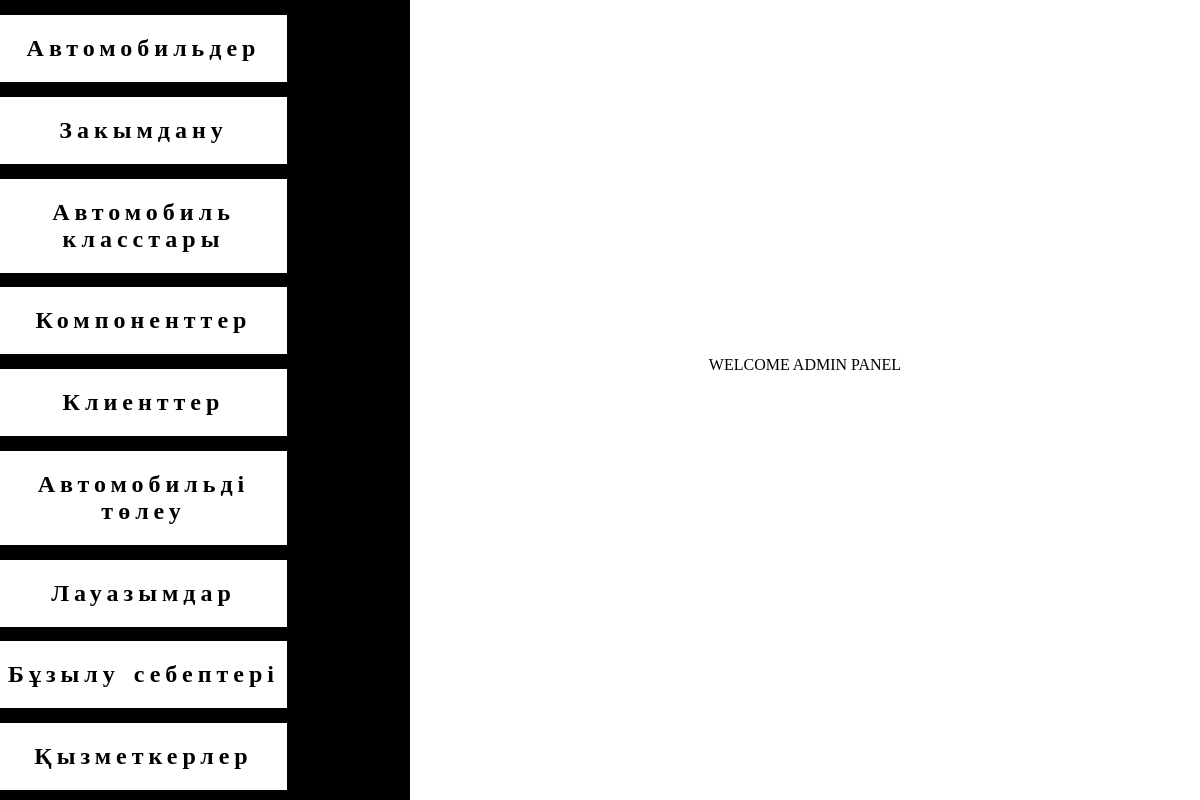
Screenshot of /pages/admin/index.php with the database file from the repository.
### tables this page shows
CREATE TABLE `tablename` (
  `id` int(11) NOT NULL,
  `nameTable` varchar(255) DEFAULT NULL,
  `nameTableKZ` varchar(255) DEFAULT NULL,
  `nameTableRU` varchar(255) DEFAULT NULL
);

### pages/admin/index.php (the view, shortened to what this page needs)
<?php
include("../../inc/connect.php");
$tableNames = mysqli_query($connect, "SELECT * FROM `tablename`");
?>
<!DOCTYPE html>
<html lang="en">
<head>
    <link rel="stylesheet" href="css/style.css">
</head>
<body>
    <div class="admin__panel flex">
        <div class="admin__left__menu flex">
            <?php
            foreach ($tableNames as $tableName) {
            ?>
                <div class="left__menu__block"><a href="" class="left__menu__link" id="<? echo $tableName["nameTable"] ?>"><? echo $tableName["nameTableKZ"] ?></a></div>
            <?php
            }
            ?>
        </div>
        <div class="admin__panel__table">
            <div class="admin__panel__body">
                <div class="panel__body__table welcome">
                    <div class="welcome__content">
                        WELCOME ADMIN PANEL
                    </div>
                </div>
            </div>
        </div>
    </div>
</body>
</html>

### pages/admin/css/style.css (style rules this page uses)
.admin__panel { height: 100vh; }

### css/comon.css (style rules this page uses)
.flex { display: flex; }
* { margin: 0; padding: 0; box-sizing: border-box; color: white; text-decoration: none; }
a { text-decoration: none; display: inline-block; }

### pages/admin/css/left-menu.css (style rules this page uses)
.admin__left__menu { width: 410px; background-color: black; text-align: center; letter-spacing: 5px; flex-direction: column; justify-content: space-between; font-size: 24px; font-weight: 700; overflow-y: auto; position: relative; overflow-x: hidden; word-break: break-word; word-spacing: 2px; flex: 0 0 auto; padding: 10px 0px 10px 0px; }
.admin__panel__table { flex: 1 1 auto; color: black; overflow-y: auto; padding: 20px; height: 100%; }
.left__menu__block { width: 100%; text-align: left; margin-top: 5px; }
.admin__panel__body { height: calc(100% - 70px); width: 100%; }
.panel__body__table { color: black; display: none; }
.left__menu__link { padding: 20px 0; width: 70%; background-color: white; color: black; text-align: center; position: relative; word-break: break-word; word-spacing: 3px; transition: 0.5s all; }

### pages/admin/css/table.css (style rules this page uses)
.panel__body__table { overflow-y: auto; border: 3px solid black; }
.welcome { justify-content: center; align-items: center; color: #000; border: none; width: 100%; height: 100%; display: flex; }
.welcome__content { color: #000; }

### rows the page displays
tablename: nameTableKZ "Автомобильдер"
tablename: nameTableKZ "Закымдану"
tablename: nameTableKZ "Автомобиль класстары"
tablename: nameTableKZ "Компоненттер"
tablename: nameTableKZ "Клиенттер"
tablename: nameTableKZ "Автомобильді төлеу"
tablename: nameTableKZ "Лауазымдар"
tablename: nameTableKZ "Бұзылу себептері"
tablename: nameTableKZ "Қызметкерлер"
